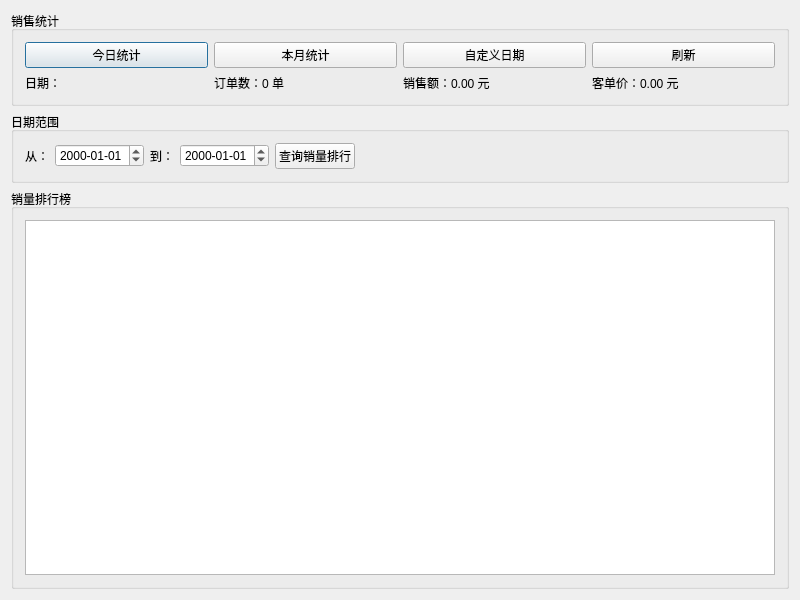
<?xml version="1.0" encoding="UTF-8"?>
<ui version="4.0">
 <class>StatisticsDialog</class>
 <widget class="QDialog" name="StatisticsDialog">
  <property name="geometry">
   <rect>
    <x>0</x>
    <y>0</y>
    <width>800</width>
    <height>600</height>
   </rect>
  </property>
  <property name="windowTitle">
   <string>销售统计与销量排行</string>
  </property>
  <layout class="QVBoxLayout" name="verticalLayout">
   <item>
    <widget class="QGroupBox" name="statsGroupBox">
     <property name="title">
      <string>销售统计</string>
     </property>
     <layout class="QVBoxLayout" name="verticalLayout_2">
      <item>
       <layout class="QHBoxLayout" name="horizontalLayout">
        <item>
         <widget class="QPushButton" name="todayStatsBtn">
          <property name="text">
           <string>今日统计</string>
          </property>
         </widget>
        </item>
        <item>
         <widget class="QPushButton" name="monthStatsBtn">
          <property name="text">
           <string>本月统计</string>
          </property>
         </widget>
        </item>
        <item>
         <widget class="QPushButton" name="customDateBtn">
          <property name="text">
           <string>自定义日期</string>
          </property>
         </widget>
        </item>
        <item>
         <widget class="QPushButton" name="refreshBtn">
          <property name="text">
           <string>刷新</string>
          </property>
         </widget>
        </item>
       </layout>
      </item>
      <item>
       <layout class="QHBoxLayout" name="horizontalLayout_2">
        <item>
         <widget class="QLabel" name="dateLabel">
          <property name="text">
           <string>日期：</string>
          </property>
         </widget>
        </item>
        <item>
         <widget class="QLabel" name="orderCountLabel">
          <property name="text">
           <string>订单数：0 单</string>
          </property>
         </widget>
        </item>
        <item>
         <widget class="QLabel" name="totalAmountLabel">
          <property name="text">
           <string>销售额：0.00 元</string>
          </property>
         </widget>
        </item>
        <item>
         <widget class="QLabel" name="avgOrderLabel">
          <property name="text">
           <string>客单价：0.00 元</string>
          </property>
         </widget>
        </item>
       </layout>
      </item>
     </layout>
    </widget>
   </item>
   <item>
    <widget class="QGroupBox" name="dateGroupBox">
     <property name="title">
      <string>日期范围</string>
     </property>
     <layout class="QHBoxLayout" name="horizontalLayout_3">
      <item>
       <widget class="QLabel" name="label">
        <property name="text">
         <string>从：</string>
        </property>
       </widget>
      </item>
      <item>
       <widget class="QDateEdit" name="dateFromEdit">
        <property name="displayFormat">
         <string>yyyy-MM-dd</string>
        </property>
       </widget>
      </item>
      <item>
       <widget class="QLabel" name="label_2">
        <property name="text">
         <string>到：</string>
        </property>
       </widget>
      </item>
      <item>
       <widget class="QDateEdit" name="dateToEdit">
        <property name="displayFormat">
         <string>yyyy-MM-dd</string>
        </property>
       </widget>
      </item>
      <item>
       <widget class="QPushButton" name="rankingBtn">
        <property name="text">
         <string>查询销量排行</string>
        </property>
       </widget>
      </item>
      <item>
       <spacer name="horizontalSpacer">
        <property name="orientation">
         <enum>Qt::Horizontal</enum>
        </property>
        <property name="sizeHint" stdset="0">
         <size>
          <width>40</width>
          <height>20</height>
         </size>
        </property>
       </spacer>
      </item>
     </layout>
    </widget>
   </item>
   <item>
    <widget class="QGroupBox" name="rankingGroupBox">
     <property name="title">
      <string>销量排行榜</string>
     </property>
     <layout class="QVBoxLayout" name="verticalLayout_3">
      <item>
       <widget class="QTableWidget" name="rankingTable">
        <property name="alternatingRowColors">
         <bool>true</bool>
        </property>
        <property name="selectionMode">
         <enum>QAbstractItemView::SingleSelection</enum>
        </property>
        <property name="selectionBehavior">
         <enum>QAbstractItemView::SelectRows</enum>
        </property>
        <attribute name="horizontalHeaderVisible">
         <bool>true</bool>
        </attribute>
        <attribute name="horizontalHeaderStretchLastSection">
         <bool>true</bool>
        </attribute>
       </widget>
      </item>
     </layout>
    </widget>
   </item>
  </layout>
 </widget>
 <layoutdefault spacing="6" margin="11"/>
 <resources/>
 <connections/>
</ui>
